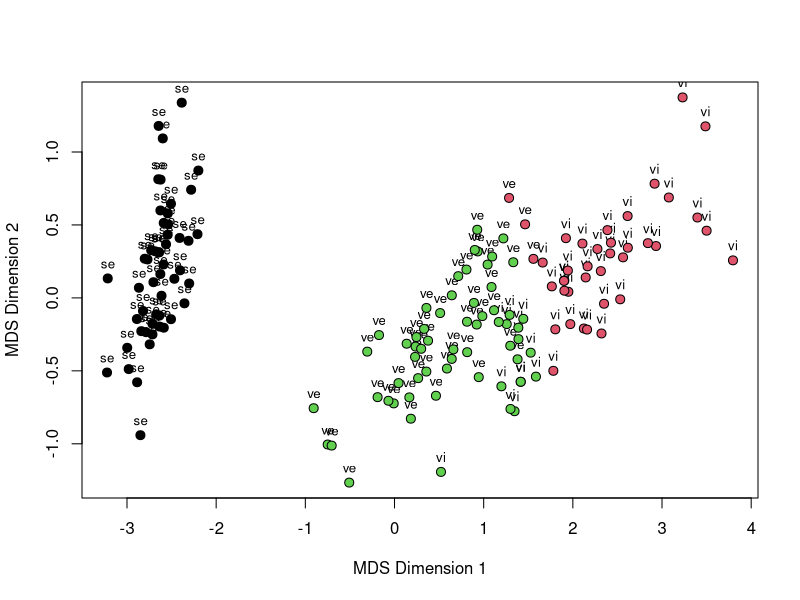
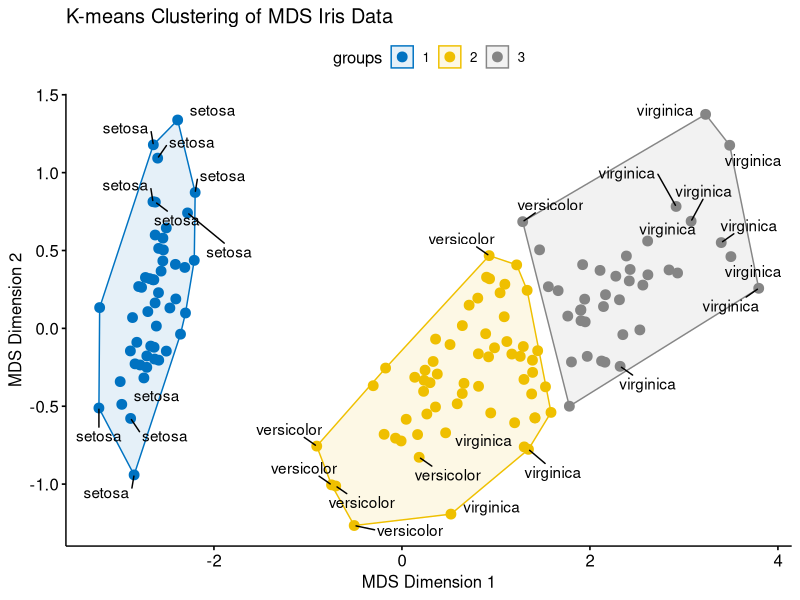
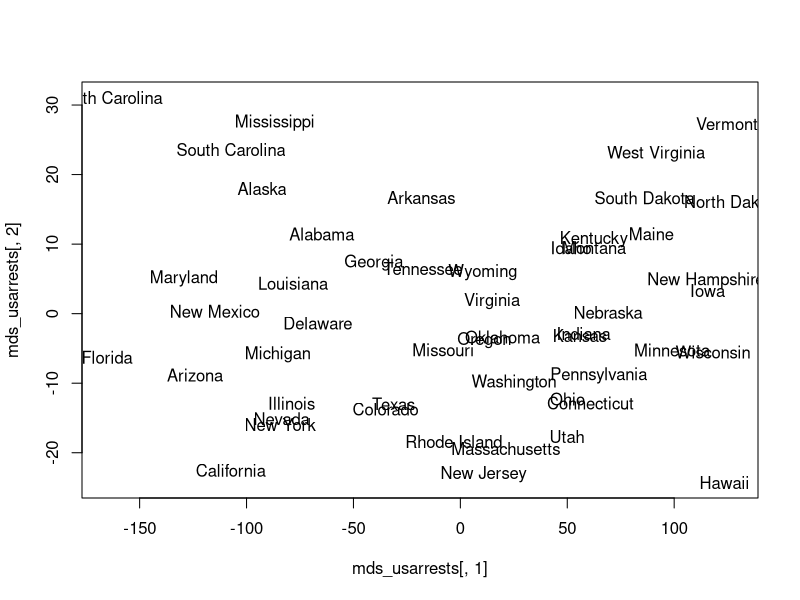
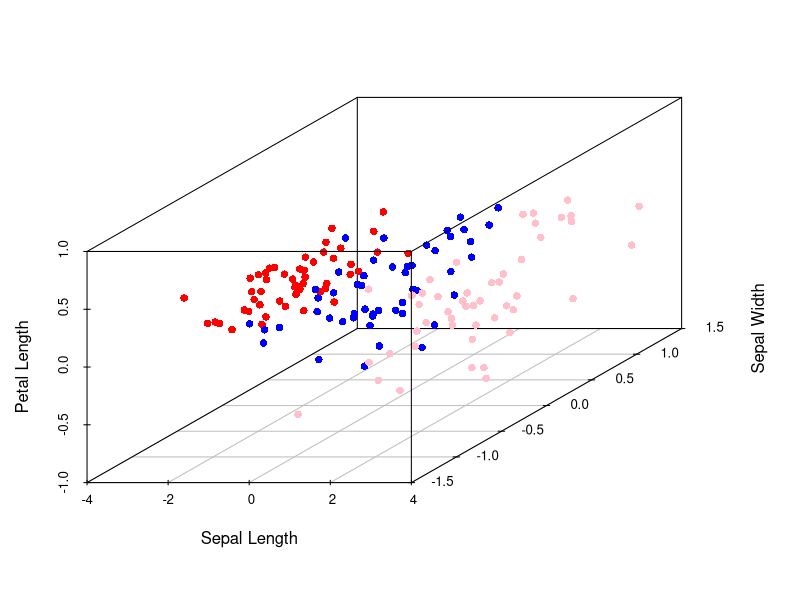

R code for these plots, in order:
# https://www.geeksforgeeks.org/multidimensional-scaling-using-r/

### Simple Analysis of Multidimensional Scaling in R

# Load necessary libraries
library(cluster)

# Load the iris data set
data(iris)

# Perform MDS analysis
mds_iris <- cmdscale(dist(iris[, 1:4]))

# Plot the results
plot(mds_iris[, 1], mds_iris[, 2], 
     type = "n", xlab = "MDS Dimension 1", 
     ylab = "MDS Dimension 2")

# Plot the points and label them with 
# the first two letters of the species name
points(mds_iris[, 1], mds_iris[, 2], 
       pch = 21, bg = "lightblue")
text(mds_iris[, 1], mds_iris[, 2], 
     labels = substr(iris$Species, 1, 2), 
     pos = 3, cex = 0.8)

# Form clusters using K-means clustering (specify the number of clusters, e.g., 3)
kmeans_clusters <- kmeans(mds_iris, centers = 3)$cluster

# Add the cluster information to the plot
points(mds_iris[, 1], mds_iris[, 2], 
       pch = 21, bg = kmeans_clusters, cex = 1.2)

### K-means Clustering of MDS Iris Data
# Load necessary libraries
library(cluster)
library(ggpubr)
library(ggrepel)

# Load the iris data set
data(iris)

# Perform MDS analysis
mds_iris <- cmdscale(dist(iris[, 1:4]))

# Form clusters using K-means clustering (specify the number of clusters, e.g., 3)
kmeans_clusters <- kmeans(mds_iris, centers = 3)$cluster

# Add cluster information to the MDS results
mds_df <- as.data.frame(mds_iris)
mds_df$groups <- as.factor(kmeans_clusters)
mds_df$species <- iris$Species  # Add species information

# Plot using ggscatter with labels using ggrepel
ggscatter(mds_df, x = "V1", y = "V2",
          color = "groups",
          palette = "jco",
          size = 3,
          ellipse = TRUE,
          ellipse.type = "convex",
          title = "K-means Clustering of MDS Iris Data",
          xlab = "MDS Dimension 1",
          ylab = "MDS Dimension 2") +
  geom_text_repel(aes(label = species), box.padding = 0.5)

### MDS with Custom Distance Matrix
# Load the USArrests data set
data(USArrests)

# Calculate the distance matrix
distance_matrix <- dist(USArrests)

# Perform MDS analysis using
# the distance matrix
mds_usarrests <- cmdscale(distance_matrix)

# Plot the results
plot(mds_usarrests[,1], mds_usarrests[,2],
     type = "n")
text(mds_usarrests[,1], mds_usarrests[,2],
     labels = row.names(USArrests))

### MDS with 3D Plot
# Load the iris data set
data(iris)

# Perform MDS analysis
mds_iris <- cmdscale(dist(iris[,1:4]),
                     k = 3)

# Plot the results
library(scatterplot3d)
colors <- c("red", "blue", "pink")
colors <- colors[as.numeric(iris$Species)]
scatterplot3d(mds_iris[,1:3], pch = 16,
              xlab = "Sepal Length",
              ylab = "Sepal Width",
              zlab = "Petal Length",
              color=colors)
